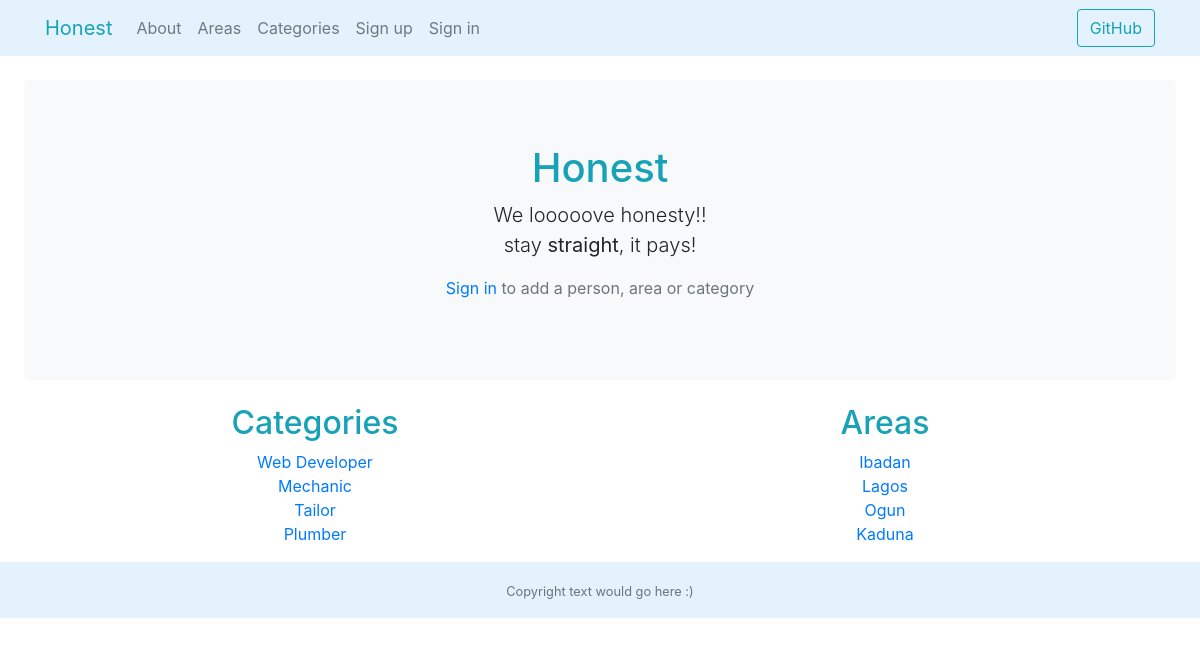
The page / on the database its author committed.
### honest/models.py (models this page shows, shortened)
class Category(models.Model):
    category = models.CharField(max_length=100, unique=True, default='General',
                                help_text="Category of Service Provided")
    views = models.IntegerField(default=0)
    slug = models.SlugField()

class Area(models.Model):
    state = models.CharField(max_length=100, unique=True, default='Nigeria')
    views = models.IntegerField(default=0)
    slug = models.SlugField()
    """ commented out, states are unique and cant have multiple areas
    area = models.CharField(max_length=100, unique=True, null=True)
    """

### honest/views.py (the view)
# urls.py: path('', views.index, name='index'),
def index(request):
    category_list = Category.objects.order_by('-views')[:10]
    area_list = Area.objects.order_by('-views')[:10]
    context = {'honest_message': 'We looooove honesty!!', 'categories': category_list, 'areas': area_list}
    return render(request, 'honest/index.html', context)

### honest/templates/honest/index.html (shortened to what this page needs)
{% extends 'honest/themedbase.html' %}
{% load static %}
{% block intro_block %}
<div class="row">
    <div class="col">
    <h1 class="text-center text-info">Honest</h1>
    <p class="lead text-center">
        {{ honest_message }}
        stay <strong>straight</strong>, it pays!
    </p>
    {% if user.is_authenticated %}
    <div class="row">
        <div class="col"><a class="text-info text-decoration-none" href="{% url 'honest:add_person' %}">Add a person</a></div>
        <div class="col"><a class="text-info text-decoration-none" href="{% url 'honest:add_area' %}">Add an area</a></div>
        <div class="col"><a class="text-info text-decoration-none" href="{% url 'honest:add_category' %}">Add a category</a></div>
        </div>
    {% else %}
        <p class="text-muted text-center"><a class="text-decoration-none" href="{% url 'honest:login' %}">Sign in</a> to add a person, area or category</p>
    {% endif %}
    </div></div>
{% endblock %}
{% block body_block %}
    <div class="container">
        <div class="row">
    <div class="col text-center">
        <a class="text-decoration-none" href="{% url 'honest:all_categories' %}"><h2 class="text-info">Categories</h2></a>
        {% if categories %}
        <ul class="list-unstyled">
            {% for category in categories %}
            <li><a class="text-decoration-none" href="{% url 'honest:category' category.slug %}">{{category.category}}</a></li>
            {%endfor%}
        </ul>
        {%else%}
            No categories available.
        {%endif%}
    </div>
    <div class="col text-center">
        <a class="text-decoration-none" href="{% url 'honest:all_areas' %}"><h2 class="text-info">Areas</h2></a>
        {% if areas %}
        <ul class="list-unstyled">
            {% for area in areas %}
            <li><a class="text-decoration-none" href="{% url 'honest:area' area.slug %}">{{area.state}}</a></li>
            {% endfor %}
        </ul>
        {% else %}
            No Areas available.
        {% endif %}
    </div>
    </div></div>
{% endblock %}

### rows shown on the page
Category: category "Web Developer"
Category: category "Mechanic"
Category: category "Tailor"
Category: category "Plumber"
Area: state "Ibadan"
Area: state "Lagos"
Area: state "Ogun"
Area: state "Kaduna"

### other values the page prints
{{ honest_message }} "We looooove honesty!!"
